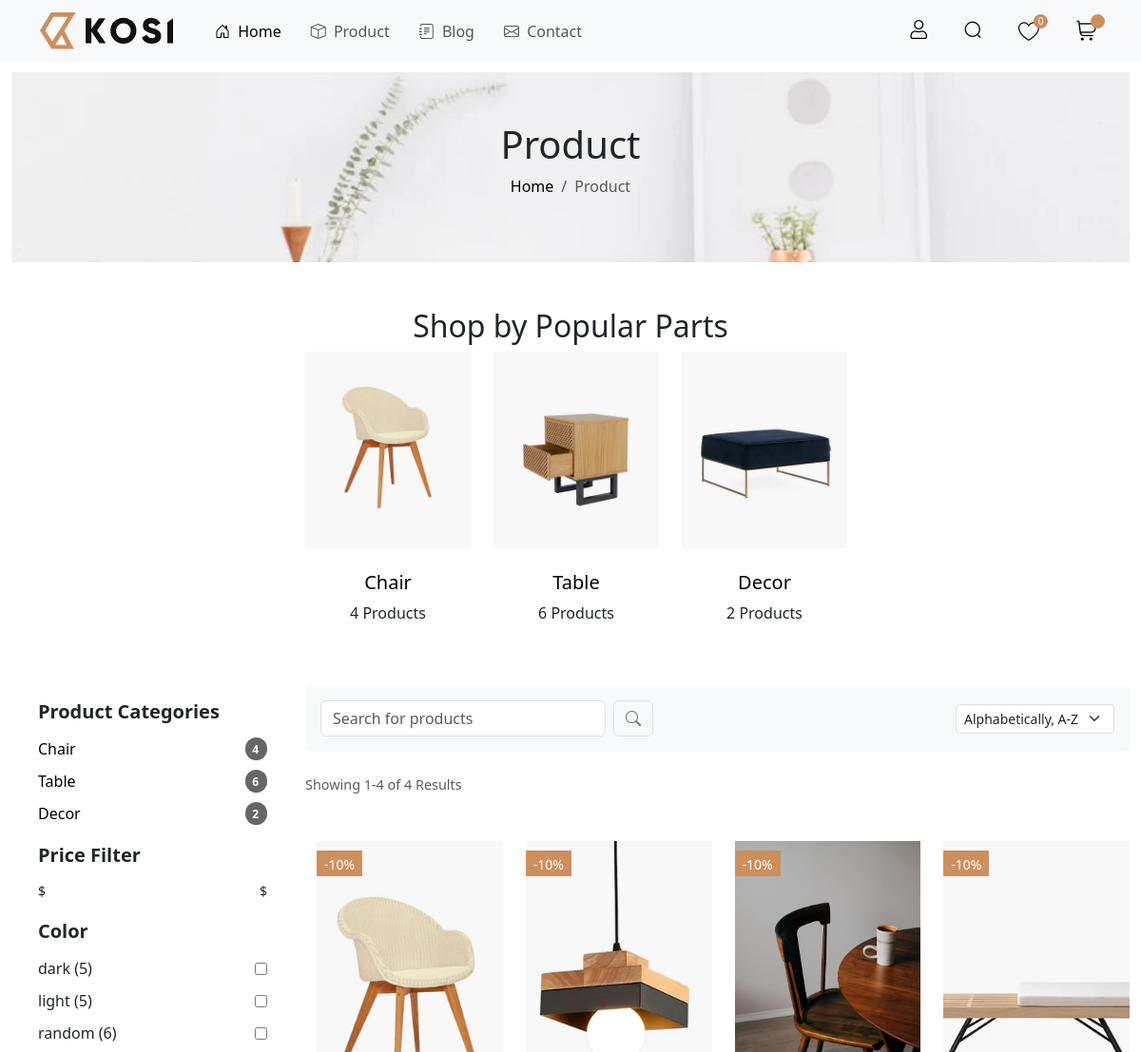
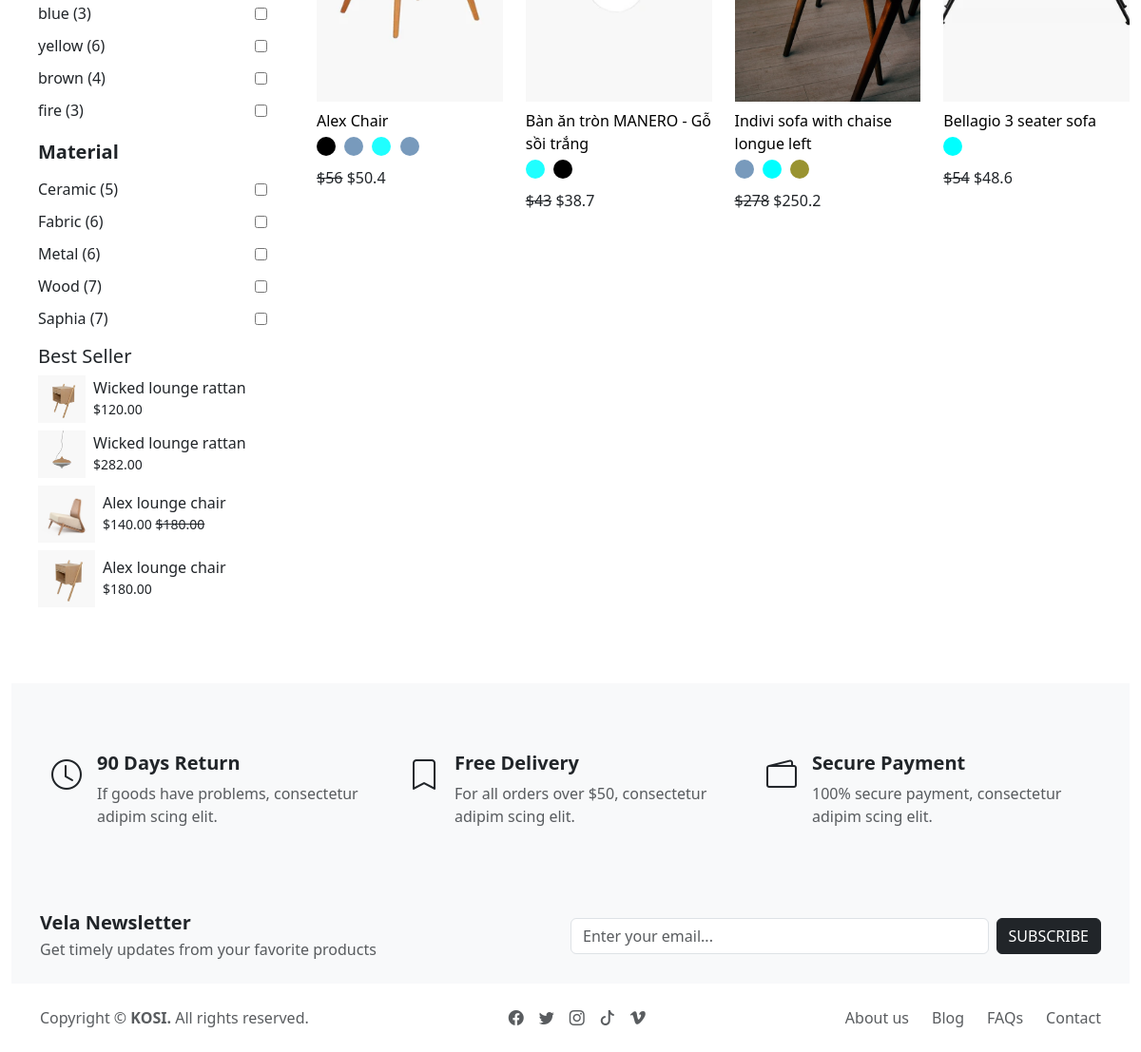
The app's page /site?c=product&category_id=1 with its own data (2 pictures, top to bottom).
### tables this page shows
CREATE TABLE `category`  (
  `id` int(11) NOT NULL,
  `name` varchar(255) NULL DEFAULT NULL,
  PRIMARY KEY (`id`) USING BTREE
);

CREATE TABLE `color`  (
  `id` int(11) NOT NULL,
  `name` varchar(255) NULL DEFAULT NULL,
  `code` varchar(255) NULL DEFAULT NULL,
  PRIMARY KEY (`id`) USING BTREE
);

CREATE TABLE `material`  (
  `id` int(11) NOT NULL,
  `name` varchar(255) NULL DEFAULT NULL,
  `description` varchar(255) NULL DEFAULT NULL,
  PRIMARY KEY (`id`) USING BTREE
);

CREATE TABLE `discount`  (
  `id` int(11) NOT NULL,
  `name` varchar(255) NULL DEFAULT NULL,
  `percent` varchar(255) NULL DEFAULT NULL,
  `start_date` datetime(0) NULL DEFAULT NULL,
  `end_date` datetime(0) NULL DEFAULT NULL,
  PRIMARY KEY (`id`) USING BTREE
);

### site/view/viewProduct.php (the view, shortened to what the rows shown need)
<?php require 'layout/header.php' ?>
<?php require 'layout/banner.php' ?>
<div class="container-fluid products">
    <div class="text-center mt-5">
        <h2>Shop by Popular Parts</h2>
    </div>
    <div class="row justify-content-center">
        <?php foreach ($categories as $category) {
            $category_id = $category->getId();
            $Products = $productRepo->getByCategory($category_id);
            $count = count($Products);
        ?>
        <div class="col-lg-2 d-flex flex-column align-items-center">
            <div class="image__inner mb-4">
                <a href="?c=product&category_id=<?= $category->getId() ?>">
                    <img src="image/<?= $Products[0]->getFeaturedImage() ?>" class="" alt="<?= $category->getName() ?>">
                </a>
            </div>
            <a href="?c=product&category_id=<?= $category->getId() ?>">
                <h5><?= $category->getName() ?></h5>
            </a>
            <p><?= $count ?> Products</p>
        </div>
        <?php } ?>
    </div>
    <div class=" row justify-content-center pt-5 pb-5">
        <div class="col-lg-3 d-none d-lg-block sideBar" style="max-width: 350px;">
            <div class="p-3">
                <div class="product-categories">
                    <ul>
                        <?php foreach ($categories as $category) {
                            $category_id = $category->getId();
                            $Products = $productRepo->getByCategory($category_id);
                            $count = count($Products);
                        ?>
                        <a href="?c=product&category_id=<?= $category->getId() ?>">
                            <li>
                                <span><?= $category->getName() ?></span>
                                <span class="badge bg-dark rounded-pill"><?= $count ?></span>
                            </li>
                        </a>
                        <?php } ?>
                    </ul>
                </div>
                <div class="filter-section">
                    <ul>
                        <?php foreach ($colors as $color) { ?>
                        <li>
                            <label for="<?= $color->getName() ?>"><?= $color->getName() ?>
                                (<?= $color->countColor() ?>)</label>
                            <input type="checkbox" id="<?= $color->getName() ?>" value="<?= $color->getId() ?>"
                                <?= $colorId == $color->getId() ? 'checked' : '' ?> class="color_filter ">
                        </li>
                        <?php } ?>
                    </ul>
                    <ul>
                        <?php foreach ($materials as $material) { ?>
                        <li>
                            <label for="<?= $material->getId() ?>"><?= $material->getName() ?>
                                (<?= $material->count() ?>)</label>
                            <input type="checkbox" id="<?= $material->getId() ?>" class="material_filter "
                                value="<?= $material->getId() ?>"
                                <?= $materialId == $material->getId() ? 'checked' : '' ?>>
                        </li>
                        <?php } ?>
                    </ul>
                </div>
            </div>
        </div>
        <div class="col-lg-9 ">
            <div class="row" id="result">
                <?php foreach ($products as $product) {
                ?>
                <?php require 'layout/product.php' ?>
                <?php }  ?>
            </div>
        </div>
    </div>
    <?php require 'layout/footer.php' ?>

### site/layout/product.php (shortened to what the rows shown need)
<div class="col-md-6 col-lg-4 col-xl-3 kosiProduct gy-4">
    <?php $colors = $product->getColors();
    if ($product->getDiscount()) {
        $discount = $product->getDiscount()->getPercent();
    } else {
        $discount = 0;
    }
    ?>
    <div class="image__inner d-flex position-relative mb-2">
        <a href="?c=product&a=detail&id=<?= $product->getId() ?>" class="w-100">
            <img src="image/<?= $product->getFeaturedImage() ?>" alt="">
        </a>
        <?php if ($discount) { ?>
        <div class="d-flex position-absolute align-items-center discount">
            <span>-<?= $discount ?>%</span>
        </div>
        <?php } else { ?>
        <div d-none></div>
        <?php } ?>
    </div>
    <a href="?c=product&a=detail&id=<?= $product->getId() ?>" class="productName line-title">
        <?= $product->getName() ?></a>
    <div class="color-options">
        <?php foreach ($colors as $color) {
            $colorName = $color->getName();
            $colorCode = $color->getCode();
        ?>
        <span style="background-color: <?= $colorCode ?>;" title="<?= $colorName ?>" data-bs-toggle="tooltip"
            data-bs-placement="top" data-bs-delay='{"show": 100, "hide": 100}'
            onclick="changeImage(this, '<?= $colorName ?>')">
        </span>
        <?php } ?>
    </div>
    <div class="price">
        <?php if ($discount) { ?>
        <span
            class="d-inline original-price text-decoration-line-through">$<?= number_format($product->getPrice()) ?></span>
        <span class="fw-medium sale_price"
            sale_price=<?= $product->getPrice() * (1 - $discount / 100) ?>>$<?= $product->getPrice() * (1 - $discount / 100) ?></span>
        <?php } else { ?>
        <span class="fw-medium sale_price" sale_price=<?= $product->getPrice() ?>> $<?= $product->getPrice() ?></span>
        <?php } ?>
    </div>
</div>

### records on screen
category: shows a picture, name "Chair", count "4"
category: shows a picture, name "Table", count "6"
category: shows a picture, name "Decor", count "2"
color: name "dark", countColor "5"
color: name "light", countColor "5"
color: name "random", countColor "6"
color: name "blue", countColor "3"
color: name "yellow", countColor "6"
color: name "brown", countColor "4"
color: name "fire", countColor "3"
material: name "Ceramic", count "5"
material: name "Fabric", count "6"
material: name "Metal", count "6"
material: name "Wood", count "7"
material: name "Saphia", count "7"
discount: percent "10"

### other values on screen
$countWishlist "0"
$c "Product"
$count "4"
$product->getName() "Alex Chair"
$product->getPrice() "56"
$product->getPrice() * (1 - $discount / 100) "50.4"
$product->getName() "Bàn ăn tròn MANERO - Gỗ sồi trắng"
$product->getPrice() "43"
$product->getPrice() * (1 - $discount / 100) "38.7"
$product->getName() "Indivi sofa with chaise longue left"
$product->getPrice() "278"
$product->getPrice() * (1 - $discount / 100) "250.2"
$product->getName() "Bellagio 3 seater sofa"
$product->getPrice() "54"
$product->getPrice() * (1 - $discount / 100) "48.6"
